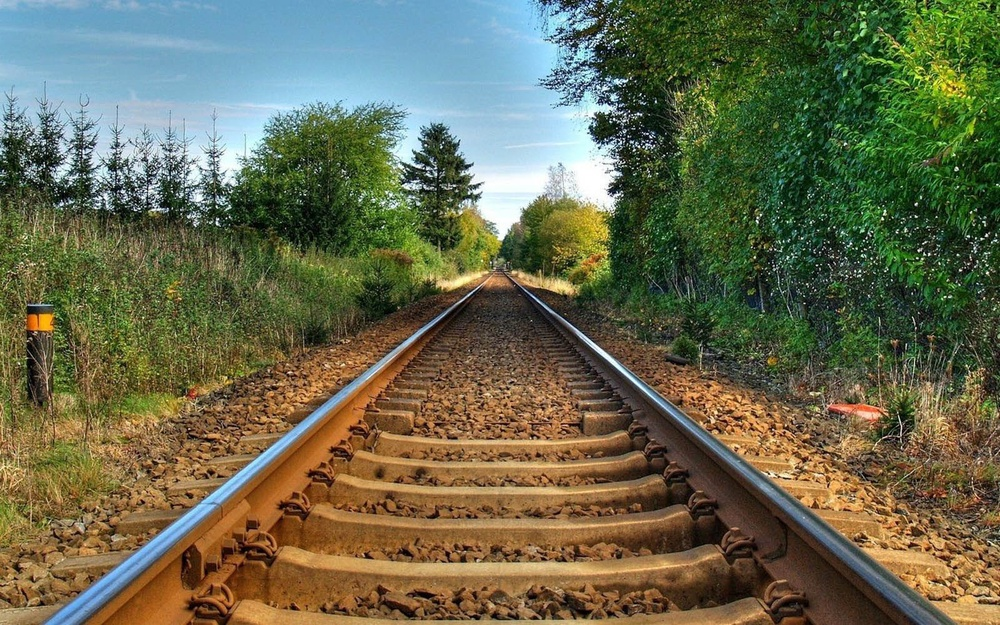
#> input picture intelligent-control-week6/dataset_image.jpg, 1000 x 625 px, shrunk from 1600 x 1000 before the run
$ python canny_edge.py
#> lines starting #> are read from the running program, lines starting #| are printed output that depends on the picture
import cv2
import numpy as np

def canny_edge_detection(image_path):
    """Mendeteksi tepi menggunakan metode Canny Edge Detection"""
#> called with image_path = 'dataset_image.jpg'
    img = cv2.imread(image_path, cv2.IMREAD_GRAYSCALE)
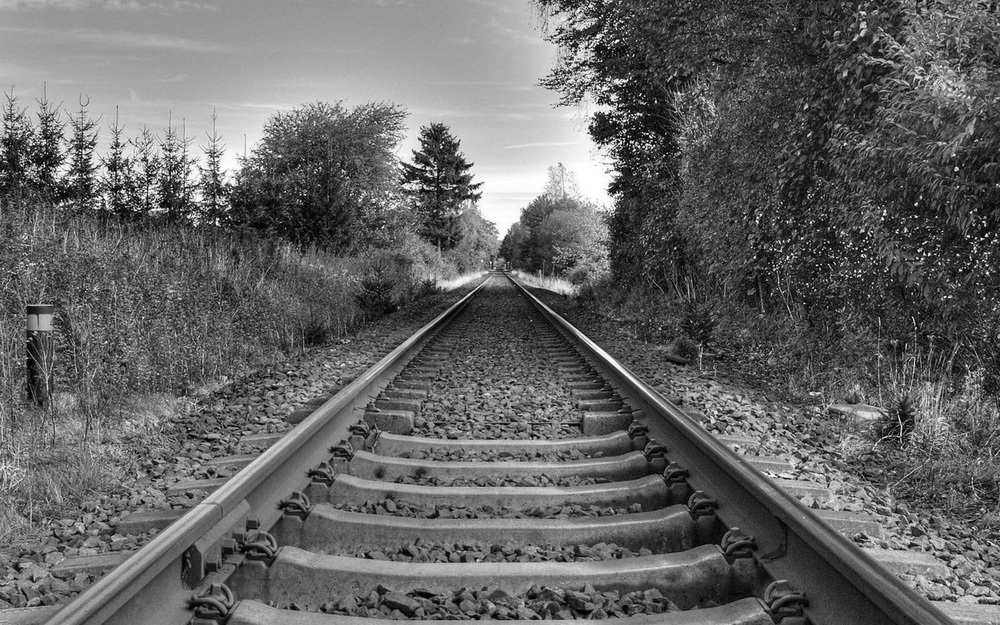
#> img: shape (625, 1000); min 0, max 255, mean 101.7
    img_blur = cv2.GaussianBlur(img, (5, 5), 0)
    edges = cv2.Canny(img_blur, 50, 150)
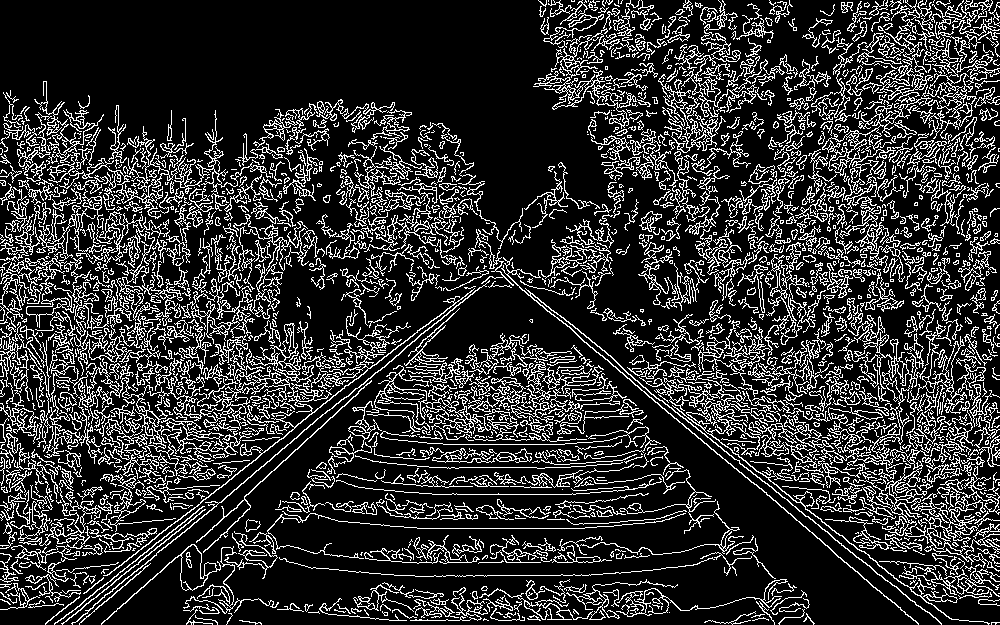
#> edges: shape (625, 1000); 19.4% white in thin lines or dots

    cv2.imshow("Canny Edge Detection", edges)
    cv2.waitKey(0)
    cv2.destroyAllWindows()

    cv2.imwrite("canny_result.jpg", edges)

    return "canny_result.jpg"
# Contoh penggunaan
canny_edge_detection("dataset_image.jpg")
